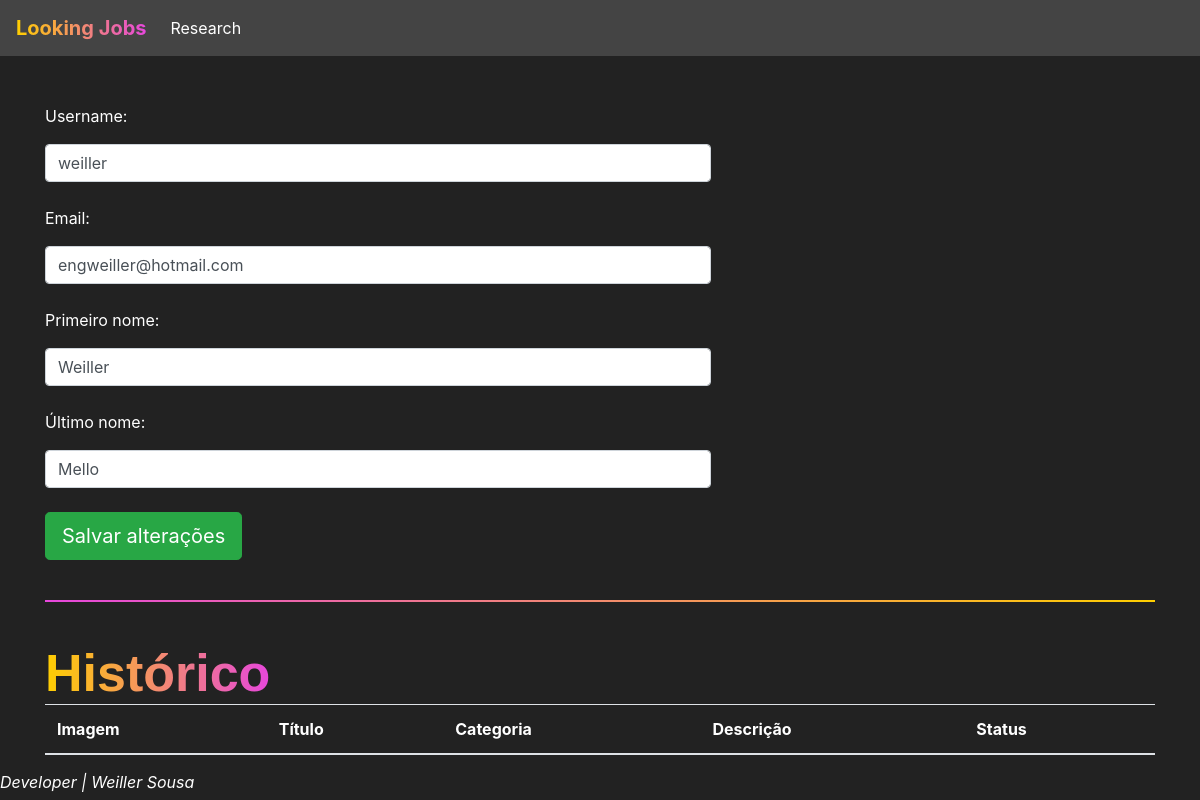
Page /jobs/perfil/ (signed in) on the earlier database version.
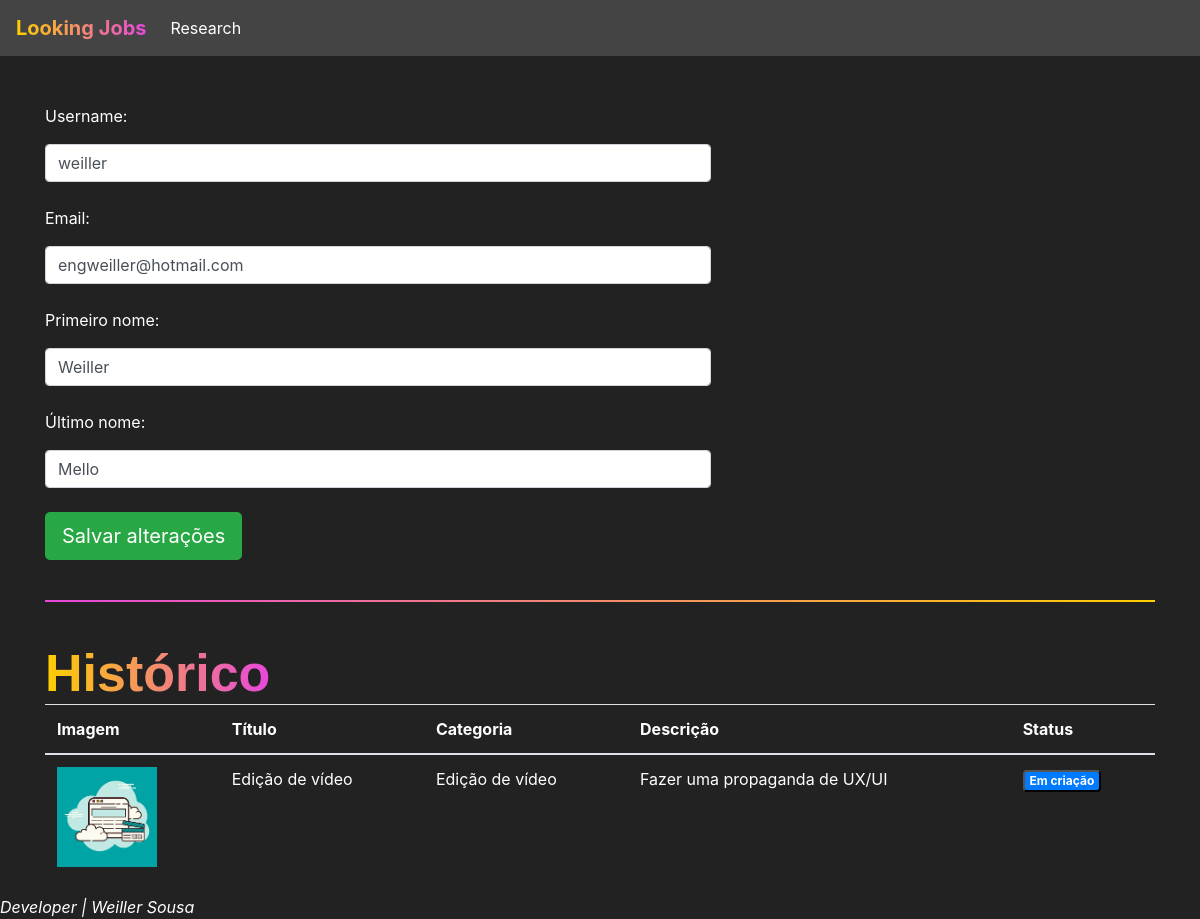
Same page on the later database version.
### jobs/models.py (models this page shows, shortened)
class Jobs(models.Model):
    categoria_choices = (('D', 'Design'),
                         ('EV', 'Edição de Vídeo'))
    status_choices = (('C', 'Em criação'),
                      ('AA', 'Aguardando aprovação'),
                      ('F', 'Finalizado'))
    titulo = models.CharField(max_length=200)
    descricao = models.TextField()
    categoria = models.CharField(max_length=2, choices=categoria_choices, default="D")
    prazo_entrega = models.DateTimeField()
    preco = models.FloatField()
    referencias = models.ManyToManyField(Referencias)
    profissional = models.ForeignKey(User, on_delete=models.DO_NOTHING, null=True, blank=True)
    reservado = models.BooleanField(default=False)
    status = models.CharField(max_length=2, choices = status_choices, default='C')
    arquivo_final = models.FileField(null=True)

class Referencias(models.Model):
    arquivo = models.FileField(upload_to='referencias')
    def __str__(self) -> str:
        return self.arquivo.url

### jobs/views.py (the view, shortened to what this page needs)
# urls.py: path('perfil/', views.perfil, name="perfil"),
@login_required(login_url='/auth/logar')
def perfil(request):
    if request.method == "GET":
        jobs = Jobs.objects.filter(profissional=request.user)
        return render(request, 'perfil.html', {'jobs': jobs})

### jobs/templates/perfil.html (shortened to what this page needs)
{% extends 'base.html' %}
{% load static %}
{% block 'head' %}
		<link rel="stylesheet" href="{% static 'jobs/css/encontrar_jobs.css' %}">
    <link rel="stylesheet" href="{% static 'jobs/css/perfil.css' %}">
{% endblock %}
{% block 'body' %}
    <br>
    <br>
    <div class="container">
        <div style="width: 60%">
            <form action="{% url 'perfil' %}" method="POST">{% csrf_token %}
                <p>Username:</p>
                <input type="text" class="form-control" value="{{user.username}}" name="username">
                <br>
                <p>Email:</p>
                <input type="email" class="form-control" value="{{user.email}}" name="email">
                <br>
                <p>Primeiro nome:</p>
                <input type="text" class="form-control" value="{{user.first_name}}" name="primeiro_nome">
                <br>
                <p>Último nome:</p>
                <input type="text" class="form-control" value="{{user.last_name}}" name="ultimo_nome">
                <br>
                <input type="submit" class="btn btn-success btn-lg" value="Salvar alterações">
            </form>
        </div>
        <br>
        <hr class="borda-degrade">
        <br>
        <h4 class="titulo">Histórico</h4>
        <table style="background-color: #222; color: white;" class="table table-striped">
            <thead>
                <tr>
                <th scope="col">Imagem</th>
                <th scope="col">Título</th>
                <th scope="col">Categoria</th>
                <th scope="col">Descrição</th>
                <th scope="col">Status</th>
                </tr>
            </thead>
            <tbody>
                <tr>
                    {% for job in jobs %}
                        <tr>
                            <th scope="row"><img width="100px" src="{{job.referencias.all.0}}"></th>
                            <td>{{job.titulo}}</td>
                            <td>
                                {% if job.categoria == 'D'%}
                                    Design
                                {% else %}
                                    Edição de vídeo
                                {% endif%}
                            </td>
                            <td>{{job.descricao}}</td>
                            <td>
                                {% if job.status == 'AA'%}
                                <span class="badge badge-info">Aguardando aprovação</span>
                                {% elif job.status == 'C' %}
                                <button class="badge badge-primary" data-toggle="modal" data-target="#modal-job-{{job.id}}">Em criação</button>
                                {% else %}
                                    <span class="badge badge-success">Finalizado</span>
                                {% endif %}
                            </td>
                        </tr>
                    {% endfor %}
                </tr>
            </tbody>
        </table>
    </div>
{% endblock %}

Differences in the rows shown:
now on this page (row edited): Jobs: referencias.all.0 (picture), titulo "Edição de vídeo", categoria "Edição de vídeo", descricao "Fazer uma propaganda de UX/UI"
